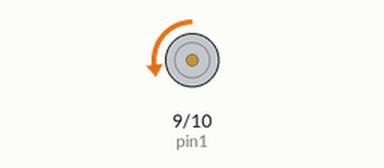
Recording of a sketch running on a simulated Arduino Uno, built with avr-gcc and run on an emulated ATmega328P. On the bench: motor-driver pin pairs drawn as motors (green arrow = first pin HIGH = forward, orange = second pin HIGH = backward, longer = more drive).

Above: at 0.5 s.
At 1.5 s:
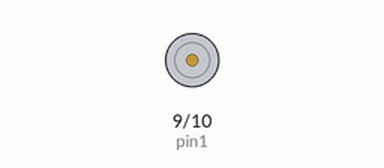
At 3.0 s:
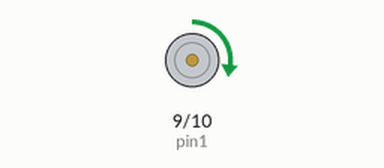
Timing chart, 0 to 6.5 s (numbered marks = the images above):
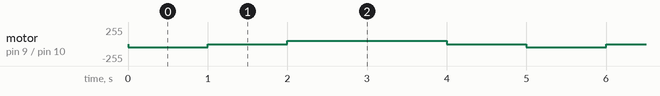

Measured:
- by itself, motor on pin 9 (pin1) / pin 10 (pin2): repeats every 5.0 s: stopped 1.0 s, forward 50/255 2.0 s, stopped 1.0 s, backward 50/255 1.0 s

The sketch:

h_bridge_basic.ino
```cpp
int pin1 = 9; //input1 to Hbridge
int pin2 = 10; //input2 to Hbridge

void setup() {

  pinMode(pin1, OUTPUT); //Set the pin 9 to out put
  pinMode(pin2, OUTPUT); //Set the pin 10 to out put
}

void loop() {

  forward(50,1000); //call a function "foward" with argument for power and duration
  still(1000); //call a function "still" with argument for duraiton
  backward(50,2000); //call a function "backward" with argument for power and duration
  still(1000);  //call a function "still" with argument for duraiton
}

void forward (int power, int duration){

  digitalWrite(pin1, LOW); //set pin 9 to LOW
  analogWrite(pin2, power); //apply analog output 0-255 to pin 10
  delay(duration); //set how long the motor to spin
}

void backward (int power, int duration){

  digitalWrite(pin2, LOW); //set pin 10 to LOW
  analogWrite(pin1, power); //apply analog output 0-255 to pin 9
  delay(duration); //set how long the motor to spin
}

void still (int duration){

  digitalWrite(pin2, LOW); //set pin 10 to LOW
  digitalWrite(pin1, LOW); //set pin 9 to LOW
  delay(duration);  //set how long the motor to stay still
}
```
